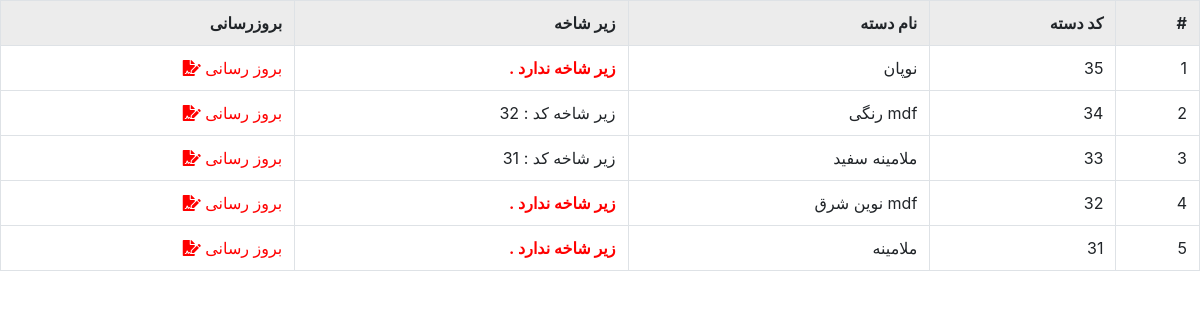
Page /admin/categories/update-categories.php (signed in) on the committed database.
### tables this page shows
CREATE TABLE IF NOT EXISTS `cat` (
  `id` int(11) NOT NULL AUTO_INCREMENT,
  `name` varchar(111) NOT NULL,
  `subcat` int(250) NOT NULL,
  PRIMARY KEY (`id`)
);

### admin/categories/update-categories.php (the view, shortened to what this page needs)
<?php
if (isset($_SESSION["admin_Login"])){
?>
<body>
<head>
    <link rel="stylesheet" href="../../assets/css/admin/admin-All.css">
    <link rel="stylesheet" href="../../assets/bootstrap/css/bootstrap.min.css">
    <link rel="stylesheet" href="../../assets/css/rtl-style.css">
    <link rel="stylesheet" href="https://use.fontawesome.com/releases/v5.5.0/css/all.css">
</head>
<body>
<div id="jadval">
    <table class="table table-hover table-bordered">
        <tr class="tbl_tr">
            <td>#</td>
            <td>کد دسته</td>
            <td>نام دسته</td>
            <td>زیر شاخه</td>
            <td>بروزرسانی</td>
        </tr>
        <?php
        include "../connect.php";
        $i=1;
        $sql="SELECT * FROM `cat` ORDER BY `cat`.`id` DESC";
        $result=$connect->query($sql);
        $rows=$result->fetchAll(PDO::FETCH_ASSOC);
        foreach ($rows as $row)
        {
            echo '
            <tr class="border-warning">
            <td>'.$i.'</td>
            <td>'.$row["id"].'</td>
            <td>'.$row["name"].'</td>
           ';
            if ($row["subcat"] == 0){
                echo '<td class="empty_td">زیر شاخه ندارد .</td>';
            }
            else{
                echo '<td> زیر شاخه کد :  '.$row["subcat"].'</td>';
            }
            echo '
            <td><a href="#" class="update-cat stClass" id='.$row["id"].'>بروز رسانی <i class="fas fa-file-signature"></i></a></td>
            </tr>
            ';
            $i++;
        }
        ?>
    </table>
</div>
</body>
    <?php
}else{
    header("location: ../../404.php");
    die();
}

### assets/css/admin/admin-All.css (style rules this page uses)
* { margin: 0; padding: 0; box-sizing: border-box; }
a { position: relative; text-decoration: none; }
a::after { content: ' '; display: block; width: 100%; height: .2em; position: absolute; bottom: -.5em; left: 0; right: 0; transform: scaleX(0); pointer-events: none; transition: transform .40s ease; }
.tbl_tr { background: #f8314b; color: white; font-weight: bold; }
.stClass { color: red; }
.empty_td { color: red; font-weight: bold; }

### assets/css/rtl-style.css (style rules this page uses)
body { direction:rtl; }
.table { color: #212529; }

### rows in the picture
cat: id "35", name "نوپان", subcat "زیر شاخه ندارد ."
cat: id "34", name "mdf رنگی", subcat "32"
cat: id "33", name "ملامینه سفید", subcat "31"
cat: id "32", name "mdf نوین شرق", subcat "زیر شاخه ندارد ."
cat: id "31", name "ملامینه", subcat "زیر شاخه ندارد ."
